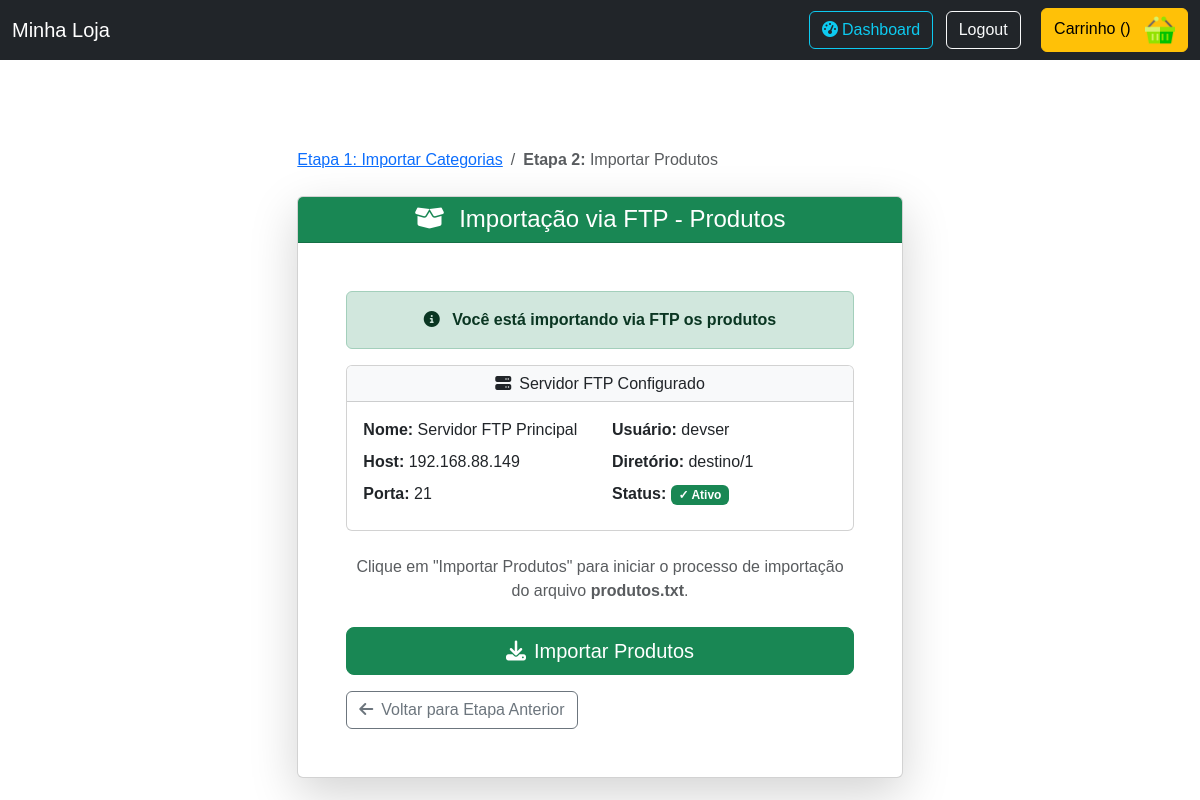
/import/produtos/ (signed in), run on the app's committed database.
### import/models.py (models this page shows, shortened)
class FTPConfig(models.Model):
    nome = models.CharField(
        max_length=100,
        default="Servidor FTP Principal",
        verbose_name="Nome da Configuração"
    )
    host = models.CharField(
        max_length=255,
        verbose_name="Host FTP",
        help_text="Endereço do servidor FTP (ex: ftp.exemplo.com.br)"
    )
    porta = models.IntegerField(
        default=21,
        verbose_name="Porta",
        help_text="Porta do servidor FTP (padrão: 21)"
    )
    usuario = models.CharField(
        max_length=100,
        verbose_name="Usuário",
        help_text="Nome de usuário para autenticação FTP"
    )
    senha = models.CharField(
        max_length=255,
        verbose_name="Senha",
        help_text="Senha para autenticação FTP"
    )
    diretorio = models.CharField(
        max_length=255,
        blank=True,
        verbose_name="Diretório",
        help_text="Diretório/pasta no servidor FTP onde estão os arquivos (ex: 1)"
    )
    ativo = models.BooleanField(
        default=True,
        verbose_name="Ativo",
        help_text="Apenas uma configuração pode estar ativa por vez"
    )
    data_criacao = models.DateTimeField(auto_now_add=True, verbose_name="Data de Criação")
    data_atualizacao = models.DateTimeField(auto_now=True, verbose_name="Última Atualização")
    class Meta:
        verbose_name = "Configuração FTP"
        verbose_name_plural = "Configurações FTP"
        ordering = ['-ativo', '-data_atualizacao']
    @classmethod
    def get_config_ativa(cls):
        try:
            return cls.objects.filter(ativo=True).first()
        except cls.DoesNotExist:
            return None

### import/views.py (the view)
# urls.py: path('produtos/', views.wizard_produtos, name='wizard_produtos'),
@login_required
@user_passes_test(is_staff_user)
def wizard_produtos(request):
    if not request.session.get('categorias_importadas'):
        messages.warning(request, 'Por favor, importe as categorias primeiro.')
        return redirect('import:wizard_inicio')
    ftp_config = FTPConfig.get_config_ativa()
    if not ftp_config:
        messages.error(request, 'Nenhuma configuração FTP ativa encontrada. Por favor, configure o servidor FTP no painel administrativo.')
        return redirect('dashboard:home')
    context = {
        'ftp_config': ftp_config
    }
    return render(request, 'import/wizard_produtos.html', context)

### import/views.py (called while the page is built)
def is_staff_user(user):
    return user.is_staff

### import/templates/import/wizard_produtos.html (shortened to what this page needs)
{% extends 'base.html' %}
{% block content %}
<div class="row justify-content-center mt-5">
    <div class="col-md-8">
        <nav aria-label="breadcrumb" class="mb-4">
            <ol class="breadcrumb">
                <li class="breadcrumb-item">
                    <a href="{% url 'import:wizard_inicio' %}">Etapa 1: Importar Categorias</a>
                </li>
                <li class="breadcrumb-item active" aria-current="page">
                    <strong>Etapa 2:</strong> Importar Produtos
                </li>
            </ol>
        </nav>
        <div class="card shadow-lg">
            <div class="card-header bg-success text-white text-center">
                <h4 class="mb-0">
                    <i class="fas fa-box-open me-2"></i>
                    Importação via FTP - Produtos
                </h4>
            </div>
            <div class="card-body p-5">
                <div class="text-center mb-4">
                    <div class="alert alert-success" role="alert">
                        <i class="fas fa-info-circle me-2"></i>
                        <strong>Você está importando via FTP os produtos</strong>
                    </div>
                    <div class="card mb-4">
                        <div class="card-header bg-light">
                            <h6 class="mb-0"><i class="fas fa-server me-2"></i>Servidor FTP Configurado</h6>
                        </div>
                        <div class="card-body">
                            <div class="row text-start">
                                <div class="col-md-6">
                                    <p class="mb-2"><strong>Nome:</strong> {{ ftp_config.nome }}</p>
                                    <p class="mb-2"><strong>Host:</strong> {{ ftp_config.host }}</p>
                                    <p class="mb-2"><strong>Porta:</strong> {{ ftp_config.porta }}</p>
                                </div>
                                <div class="col-md-6">
                                    <p class="mb-2"><strong>Usuário:</strong> {{ ftp_config.usuario }}</p>
                                    <p class="mb-2"><strong>Diretório:</strong> {{ ftp_config.diretorio|default:"/" }}</p>
                                    <p class="mb-2"><strong>Status:</strong> <span class="badge bg-success">✓ Ativo</span></p>
                                </div>
                            </div>
                        </div>
                    </div>
                    <p class="text-muted">
                        Clique em "Importar Produtos" para iniciar o processo de importação do arquivo <strong>produtos.txt</strong>.
                    </p>
                </div>
                <form id="formFtpProdutos">
                    <div class="d-grid gap-2">
                        <button type="submit" class="btn btn-success btn-lg" id="btnImportar">
                            <i class="fas fa-download me-2"></i>Importar Produtos
                        </button>
                    </div>
                </form>
                <div class="mt-3">
                    <a href="{% url 'import:wizard_inicio' %}" class="btn btn-outline-secondary">
                        <i class="fas fa-arrow-left me-2"></i>Voltar para Etapa Anterior
                    </a>
                </div>
            </div>
        </div>
    </div>
</div>
<link rel="stylesheet" href="https://cdnjs.cloudflare.com/ajax/libs/font-awesome/6.4.0/css/all.min.css">
{% endblock %}

### app/templates/base.html (style rules this page uses)
body { font-family: sans-serif; }

### data on the page
FTPConfig: nome "Servidor FTP Principal", host "192.168.88.149", porta "21", usuario "devser", diretorio "destino/1"
